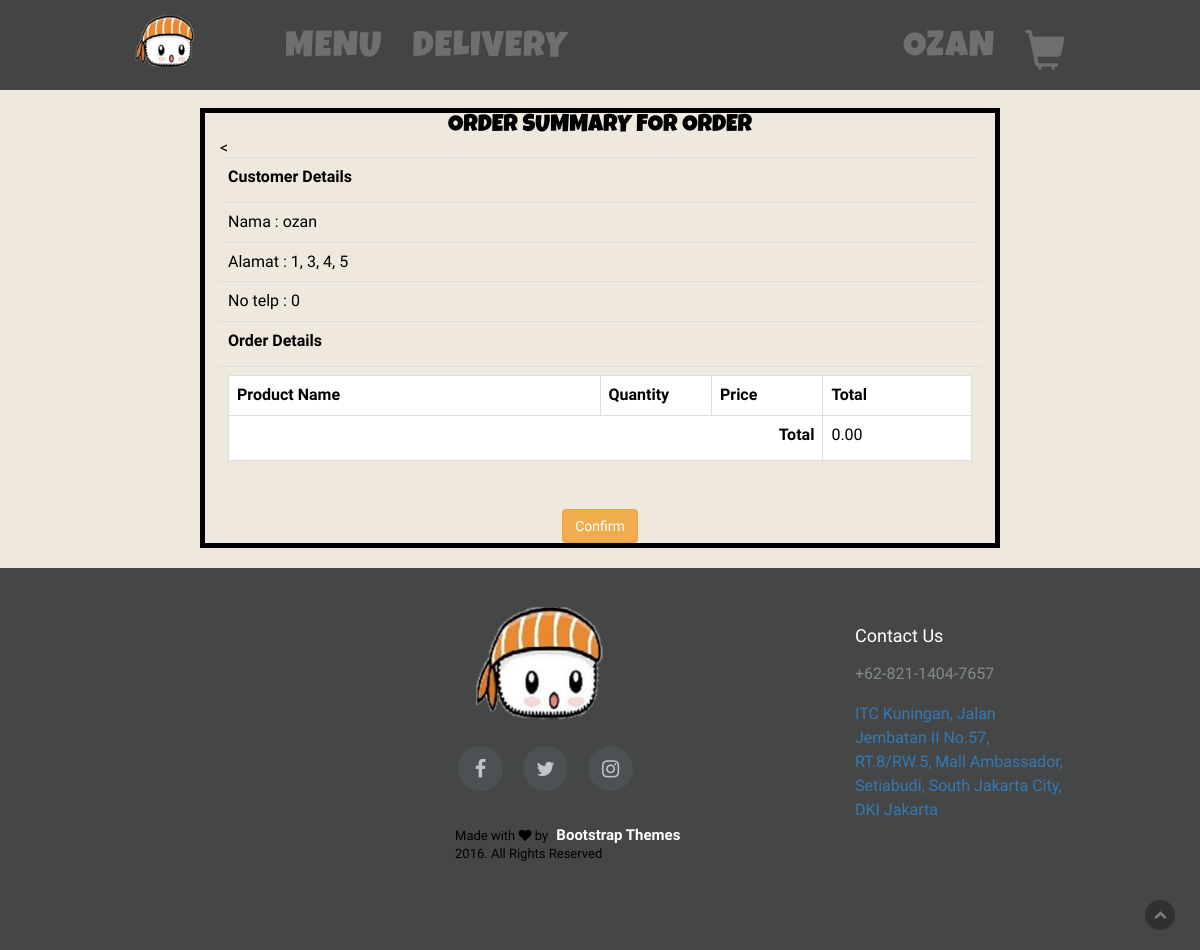
The app's page /konfirmasi_order.php (signed in) with its own data.
### tables this page shows
CREATE TABLE `user` (
  `id_user` int(11) NOT NULL,
  `username` varchar(255) NOT NULL,
  `nama_user` varchar(255) NOT NULL,
  `email` varchar(255) NOT NULL,
  `password` varchar(255) NOT NULL,
  `no_telp` int(11) NOT NULL,
  `jalan` varchar(255) NOT NULL,
  `rt_rw` varchar(255) NOT NULL,
  `kecamatan` varchar(255) NOT NULL,
  `kelurahan` varchar(255) NOT NULL,
  `provinsi` varchar(255) NOT NULL,
  `kode_pos` int(11) NOT NULL
);

### konfirmasi_order.php (the view, shortened to what this page needs)
<?php
 $db = mysqli_connect("localhost", "root", "", "tubes_web");
 ?>
<br />
           <div class="container" style="width:800px; color: black; border: 5px solid black; margin-bottom: 20px;">
                     <h3 align="center">Order Summary for Order</h3>
                     <div class="table-responsive">
                          <table class="table">
                               <tr>
                                    <td><label>Customer Details</label></td>
                               </tr>
                               <tr>
                               <?php
                               		$username = $_SESSION['username'];
                               		$customerdetail = ("SELECT * FROM user WHERE username = '$username'");
                               		$result = mysqli_query($db, $customerdetail);
                               		while ($row = mysqli_fetch_array($result)) {
                               			$nama = $row["nama_user"];
                               			$jalan = $row["jalan"];
                               			$kecamatan = $row["kecamatan"];
                               			$kelurahan = $row["kelurahan"];
                               			$provinsi = $row["provinsi"];
                               			$notelp = $row["no_telp"];
                               		}
                                ?>
                                <tr>
                                	<td> Nama : <?php echo $nama ; ?> </td>
                                </tr>
                                    <td> Alamat : <?php echo $jalan ; ?>, <?php echo $kecamatan; ?>, <?php echo $kelurahan; ?>, <?php echo $provinsi; ?> </td>
                               </tr>
                               		<tr>
                               			<td> No telp : <?php echo $notelp; ?> </td>
                               		</tr>
                               <tr>
                                    <td><label>Order Details</label></td>
                               </tr>
                               <tr>
                                    <td>
                                         <table class="table table-bordered">
                                              <tr>
                                                   <th width="50%">Product Name</th>
                                                   <th width="15%">Quantity</th>
                                                   <th width="15%">Price</th>
                                                   <th width="20%">Total</th>
                                              </tr>
                                              <?php
                                              $total=0;
while ($row2 = mysqli_fetch_array($result2)) {  $nama=$row2["nama_makanan"]; $harga=$row2["harga_makanan"];   }                          					?>
                                              <tr>
                                                   <td colspan="3" align="right"><label>Total</label></td>
                                                   <td><?php  echo number_format($total, 2); ?></td>
                                              </tr>
                                         </table>
                                    </td>
                               </tr>
                          </table>
                     </div>
                <div class="text-center" >
                	<form method="POST" action="index.php">
                	<input type="submit" name="konfirmasi" class="btn btn-warning" value="Confirm" />
                	</form>
                </div>
           </div>

### css/bootsnav.css (style rules this page uses)
body { -webkit-transition: all 0.3s ease-in-out; -moz-transition: all 0.3s ease-in-out; -o-transition: all 0.3s ease-in-out; -ms-transition: all 0.3s ease-in-out; transition: all 0.3s ease-in-out; }

### css/custom.css (style rules this page uses)
body { font-size: 16px; line-height: 18px; font-family: 'Maitree', serif; color: #fff; background: #efe9dd; }
h1, h2, h3, h4, h5, h6 { text-transform: uppercase; font-family: 'Luckiest Guy', cursive; margin: 0; }
h3 { font-size: 24px; }

### css/menu.css (style rules this page uses)
.container { width: 80%; }

### records on screen
user: nama_user "ozan", jalan "1", kecamatan "3", kelurahan "4", provinsi "5", no_telp "0"

### other values on screen
$_SESSION["username"] "OZAN"
$total "0.00"
